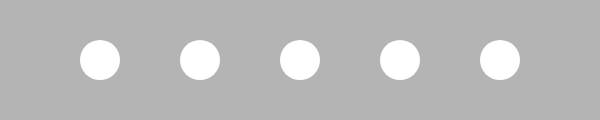
Frame 1 (no input)
Frame 60 (no input): identical to frame 1, image omitted
Frame 120 (the mouse pressed at the canvas centre since frame 60): identical to frame 1, image omitted

The p5.js sketch that drew this single still picture (run headless with seeded random() and noise() and a simulated clock; from frame 60 on, the mouse is pressed at the canvas centre):

// p5.js sketch
// ── sketch.js
function setup() {
  createCanvas(600, 120);
  noStroke();
}

function draw() {
  background(180);
  ellipse(100, 60, 40, 40);
  ellipse(200, 60, 40, 40);
  ellipse(300, 60, 40, 40);
  ellipse(400, 60, 40, 40);
  ellipse(500, 60, 40, 40);
}
